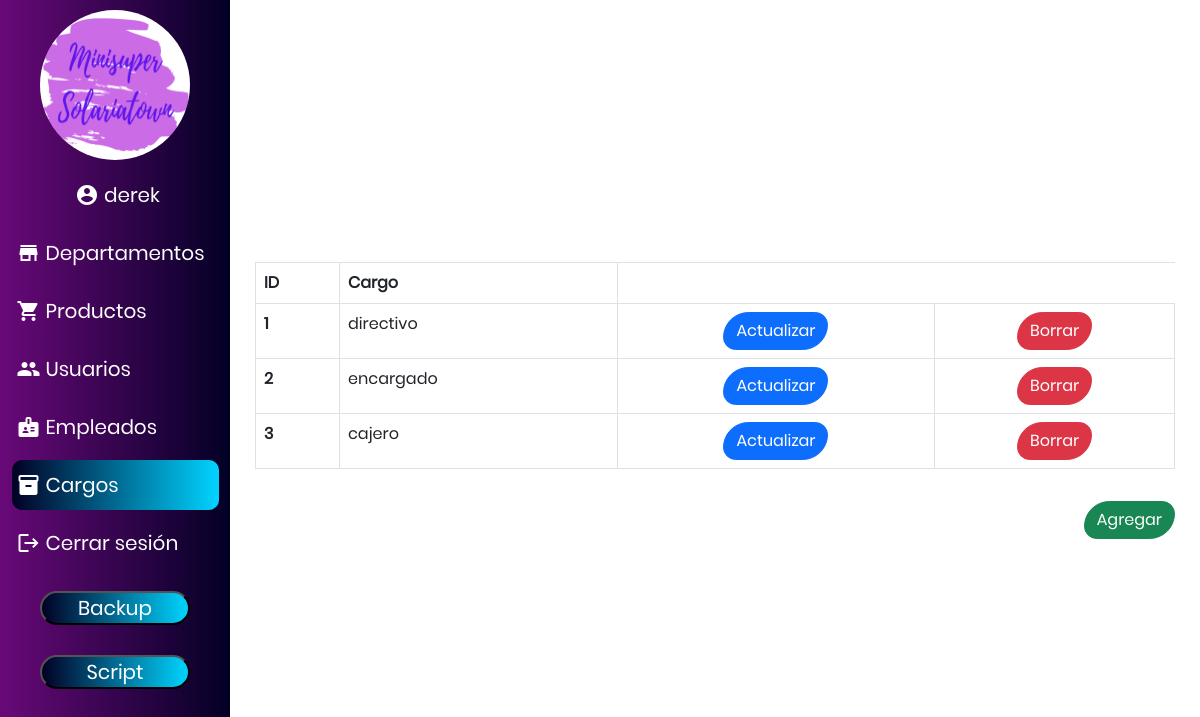
Screenshot of /www/cargos.php (signed in) with the database file from the repository.
### tables this page shows
CREATE TABLE `cargo` (
  `idCargo` int(11) NOT NULL AUTO_INCREMENT,
  `nombre` varchar(20) NOT NULL,
  PRIMARY KEY (`idCargo`)
);

### php/conection.php (called while the page is built)
<?php
    class Conection {
        private $dbHost = "localhost";
        private $dbName = "minisuper";
        private $dbUser = "root";
        private $dbPass = "";
		public function __construct() {
			$connectionString = "mysql:host=" . $this->dbHost . ";dbname=" . $this->dbName . ";";
			try {
				$this->connect = new PDO($connectionString, $this->dbUser, $this->dbPass);
				$this->connect->setAttribute(PDO::ATTR_ERRMODE, PDO::ERRMODE_EXCEPTION);
			} catch (PDOException $error) {
				$this->connect = "Error de conexión";
				echo "ERROR: " . $error->getMessage();
			}
		}
		public function connect() {
			return $this->connect;
		}
	}
 ?>

### php/mysql.php (called while the page is built, shortened)
<?php
	require ('conection.php');
	class MySQL extends Conection {
		private $conection;
		function __construct() {
			$this->conection = new Conection();
			$this->conection = $this->conection->connect();
		}
		public function selectAllCargos() {
			$this->query = $this->conection->prepare("SELECT * FROM cargo");
			$this->query->execute();
			$data = $this->query->fetchAll(PDO::FETCH_OBJ);
			return $data;
		}
	}
 ?>

### www/cargos.php (the view, shortened to what this page needs)
<?php
    include_once ('../php/mysql.php');
?>
<!DOCTYPE html>
<html lang="en">
<head>
    <link rel="stylesheet" href="../bootstrap-5.0.1/css/bootstrap.min.css">
    <link rel="stylesheet" href="../css/styles.css">
</head>
<body>
    <div id="fullContainer">
        <div class="sidebar-container">
            <div class="sidebar">
                <div class="image"></div>
                <h5 class="sidebar-user"><span class="material-icons">account_circle</span><?php echo $_SESSION['usuario']['username'] ?></h5>
                <h5 class="sidebar-item selection departamentos" onclick="changePageAdmin('Departamentos')"><span class="material-icons">store</span>Departamentos</h5>
                <h5 class="sidebar-item selection productos" onclick="changePageAdmin('Productos')"><span class="material-icons">shopping_cart</span>Productos</h5>
                <h5 class="sidebar-item selection usuarios" onclick="changePageAdmin('Usuarios')"><span class="material-icons">people</span>Usuarios</h5>
                <h5 class="sidebar-item selection empleados" onclick="changePageAdmin('Empleados')"><span class="material-icons">badge</span>Empleados</h5>
                <h5 id="actual" class="sidebar-item selection cargos" onclick="changePageAdmin('Cargos')"><span class="material-icons">inventory</span>Cargos</h5>
                <h5 class="sidebar-item selection" onclick="logout()"><span class="material-icons">logout</span>Cerrar sesión</h5>
                <form id="form-backup" action="" method="POST">
                    <input class="backup"  type="submit" value="Backup">
                </form>
                <form id="form-script" action="" method="POST">
                    <input class="script-code"  type="submit" value="Script">
                </form>
            </div>
        </div>
        <div id="table-container">
            <div class="table">
                <table class="table table-bordered">
                    <thead>
                        <tr>
                            <th scope="col">ID</th>
                            <th scope="col">Cargo</th>
                        </tr>
                    </thead>
                    <tbody>
                    <?php
                        $query = new MySQL();
                        $data = $query->selectAllCargos();
                        foreach ($data as $row) { ?>
                            <tr>
                                <th scope="row"><?php echo $row->idCargo ?></th>
                                <td><?php echo $row->nombre ?></td>
                                <td class="row-btn"><button class="btn btn-primary update-cargos" code="<?php echo $row->idCargo ?>">Actualizar</button></td>
                                <td class="row-btn"><button class="btn btn-danger delete-cargos" code="<?php echo $row->idCargo ?>">Borrar</button></td>
                            </tr>
                    <?php } ?>
                    </tbody>
                </table>
            </div>
            <button class="btn btn-success insert add-cargos">Agregar</button>
        </div>
    </div>
</body>
</html>

### css/styles.css (style rules this page uses)
* { margin: 0px; padding: 0px; box-sizing: border-box; }
body, html { height: 100vh; font-family: Poppins-Regular, sans-serif; }
.material-icons, .input-group-text { padding: 5px 5px; }
#fullContainer { width: 100%; height: 100%; position: absolute; display: flex; flex-wrap: nowrap; }
.sidebar-container { width: 300px; height: 100%; display: flex; flex-wrap: wrap; background: rgb(105,9,121); background: -moz-linear-gradient(90deg, rgba(105,9,121,1) 0%, rgba(2,0,36,1) 100%, rgba(0,212,255,1) 100%); background: -webkit-linear-gradient(90deg, rgba(105,9,121,1) 0%, rgba(2,0,36,1) 100%, rgba(0,212,255,1) 100%); background: linear-gradient(90deg, rgba(105,9,121,1) 0%, rgba(2,0,36,1) 100%, rgba(0,212,255,1) 100%); filter: progid:DXImageTransform.Microsoft.gradient(startColorstr="#690979",endColorstr="#00d4ff",GradientType=1); }
.sidebar { width: 100%; height: 100%; display: flex; justify-content: flex-start; align-items: center; flex-wrap: nowrap; flex-direction: column; }
.image { width: 150px; height: 150px; margin: 10px; background-size: 100% 100%; background-image: url(../img/Logo.png); background-repeat: no-repeat; border-radius: 100%; }
.sidebar-item { width: 90%; height: 35px; display: flex; justify-content: center; align-items: center; color: white; border-radius: 10px; padding: 25px 0px; cursor: pointer; justify-content: flex-start; }
.sidebar-user { width: 90%; height: 35px; display: flex; justify-content: center; align-items: center; color: white; border-radius: 10px; padding: 25px 0px; cursor: default; justify-content: center; }
#actual { background: rgb(105,9,121); background: -moz-linear-gradient(90deg, rgba(105,9,121,1) 0%, rgba(2,0,36,1) 0%, rgba(0,212,255,1) 100%); background: -webkit-linear-gradient(90deg, rgba(105,9,121,1) 0%, rgba(2,0,36,1) 0%, rgba(0,212,255,1) 100%); background: linear-gradient(90deg, rgba(105,9,121,1) 0%, rgba(2,0,36,1) 0%, rgba(0,212,255,1) 100%); filter: progid:DXImageTransform.Microsoft.gradient(startColorstr="#690979",endColorstr="#00d4ff",GradientType=1); }
#table-container { width: 100%; height: auto; display: flex; flex-wrap: nowrap; flex-direction: column; justify-content: center; align-content: center; align-items: flex-end; }
#table-container { margin: 0px 25px; }
.row-btn { text-align: center; }
.btn { border-radius: 50px 25px; }
.backup, .script-code { width: 150px; height: auto; background: rgb(105,9,121); background: -moz-linear-gradient(90deg, rgba(105,9,121,1) 0%, rgba(2,0,36,1) 0%, rgba(0,212,255,1) 100%); background: -webkit-linear-gradient(90deg, rgba(105,9,121,1) 0%, rgba(2,0,36,1) 0%, rgba(0,212,255,1) 100%); background: linear-gradient(90deg, rgba(105,9,121,1) 0%, rgba(2,0,36,1) 0%, rgba(0,212,255,1) 100%); filter: progid:DXImageTransform.Microsoft.gradient(startColorstr="#690979",endColorstr="#00d4ff",GradientType=1); color: white; font-size: 20px; border-radius: 50px; margin: 15px 0px; }

### rows the page displays
cargo: idCargo "1", nombre "directivo"
cargo: idCargo "2", nombre "encargado"
cargo: idCargo "3", nombre "cajero"

### other values shown
$_SESSION['usuario']['username'] "derek"
